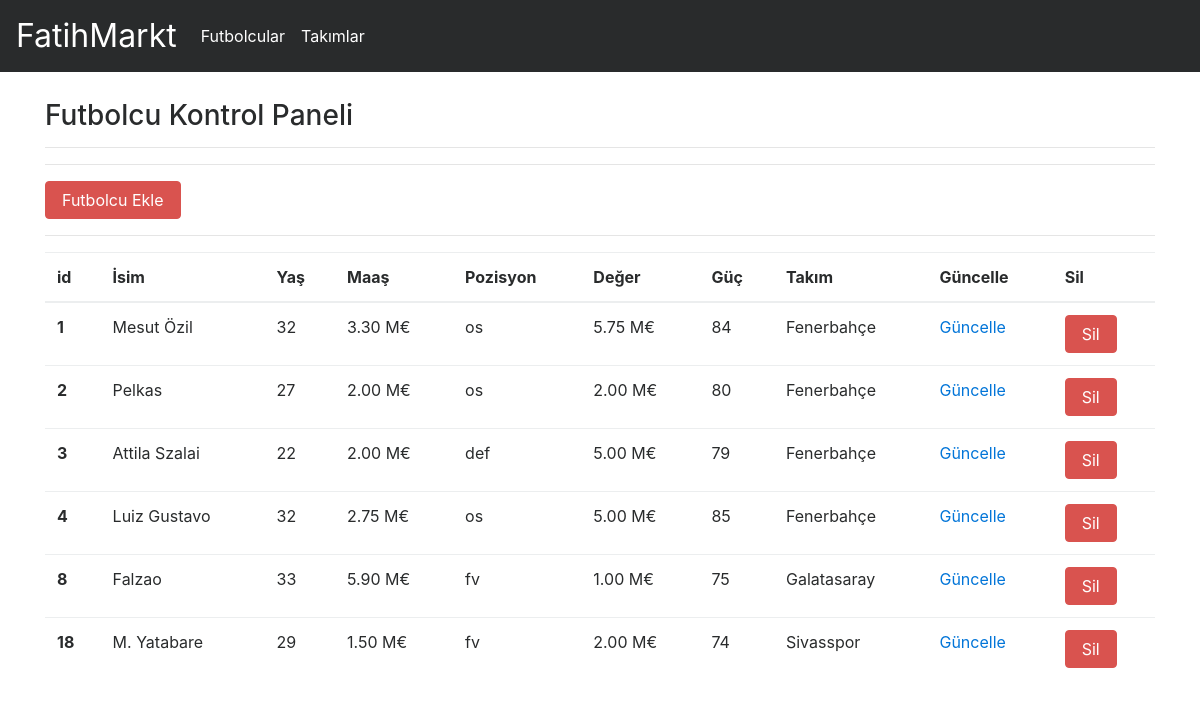
The app's page /footballers/footballerdashboard/ with its own data.
### footballer/models.py (models this page shows, shortened)
class Footballer(models.Model):
    name = models.CharField(max_length=50, verbose_name="Oyuncu Adı")
    age = models.IntegerField(verbose_name="Oyuncu Yaşı",
                              validators=[MinValueValidator(15), MaxValueValidator(50)], default=17)
    overall = models.IntegerField(verbose_name="Oyuncunun Gücü(40-99)",
                                  validators=[MinValueValidator(40), MaxValueValidator(99)], default=70)
    class Position(models.TextChoices):
        forvet = "fv",
        ortaSaha = "os",
        defans = "def",
        kaleci = "kl"
    team = models.ManyToManyField(FootballTeam, verbose_name="Takım", blank=True)
    position = models.CharField(choices=Position.choices, default=Position.forvet, max_length=10)
    salary = models.DecimalField(verbose_name="Oyuncunun Maaşı",
                                 validators=[MinValueValidator(0)], decimal_places=2, max_digits=10)
    marketValue = models.DecimalField(verbose_name="Oyuncunun değeri",
                                      validators=[MinValueValidator(0)], decimal_places=2, max_digits=10)

### footballteam/models.py (models this page shows)
class FootballTeam(models.Model):
    name = models.CharField(max_length=50, verbose_name="Takım Adı")
    squad = []
    teamPower = 0
    squadValue = 0
    numOfTeamMembers = 0
    def __str__(self):
        myStr = self.name
        return myStr

### footballer/views.py (the view)
# urls.py: path('footballerdashboard/', views.footballerDashboard, name = "footballerdashboard"),
def footballerDashboard(request):
    footballers = Footballer.objects.filter()
    print(footballers[0].team)
    context = {"footballers": footballers}
    return render(request, "footballerdashboard.html", context=context)

### templates/footballerdashboard.html
{% extends "layout.html" %}
{% block body %}
    <h3>Futbolcu Kontrol Paneli</h3>
    <hr>
    <hr>
    <a class="btn btn-danger" href="{% url "addfootballer" %}">Futbolcu Ekle</a>
    <hr>
    {% if footballers %}
        <table class="table">
            <thead class="thead-dark">
            <tr>
                <th scope="col">id</th>
                <th scope="col">İsim</th>
                <th scope="col">Yaş</th>
                <th scope="col">Maaş</th>
                <th scope="col">Pozisyon</th>
                <th scope="col">Değer</th>
                <th scope="col">Güç</th>
                <th scope="col">Takım</th>
                <th scope="col">Güncelle</th>
                <th scope="col">Sil</th>
            </tr>
            </thead>
            <tbody>
            {% for footballer in footballers %}
                <tr>
                    <th scope="row">{{ footballer.id }}</th>
                    <td>{{ footballer.name }}</td>
                    <td>{{ footballer.age }}</td>
                    <td>{{ footballer.salary }} M€</td>
                    <td>{{ footballer.position }}</td>
                    <td>{{ footballer.marketValue }} M€</td>
                    <td>{{ footballer.overall }}</td>
                    <td>{{ footballer.team.all.first }}</td>
                    <td><a href="{% url "updatefootballer" footballer.id %}" class="button">Güncelle</a></td>
                    <td><a href="{%  url "deletefootballer" footballer.id %}" class="btn btn-danger">Sil</a></td>
                </tr>
            {% endfor %}
            </tbody>
        </table>
    {% else %}
        <div class="alert alert-danger">
            Sistemde henüz bir futbolcu bulunmuyor..
        </div>
    {% endif %}
{% endblock body %}

### templates/layout.html (shortened to what this page needs)
<!doctype html>
{% load static %}
<html lang="en">
<head>
    <link rel="stylesheet" href="{% static "css/bootstrap.min.css" %}">
</head>
<body>
{% include "includes/navbar.html" %}
<div style="margin-top: 100px" class="container">
    {% block body %}
    {% endblock body %}
</div>
</body>
</html>

### templates/includes/navbar.html (shortened to what this page needs)
<nav class="navbar navbar-toggleable-md navbar-inverse fixed-top bg-inverse">
    <a class="navbar-brand" href="{% url "homepage" %}" style="font-size: 200%;">FatihMarkt</a>
    <div class="collapse navbar-collapse" id="navbarCollapse">
        <ul class="navbar-nav mr-auto">
            <li class="nav-item active">
                <a class="nav-link" href="{% url "footballerdashboard" %}">Futbolcular </a>
            </li>
            <li class="nav-item active">
                <a class="nav-link" href="{% url "teamdashboard" %}">Takımlar </a>
            </li>
        </ul>
    </div>
</nav>

### records on screen
Footballer: id "1", name "Mesut Özil", age "32", salary "3.30", position "os", marketValue "5.75", overall "84", team.all.first "Fenerbahçe"
Footballer: id "2", name "Pelkas", age "27", salary "2.00", position "os", marketValue "2.00", overall "80", team.all.first "Fenerbahçe"
Footballer: id "3", name "Attila Szalai", age "22", salary "2.00", position "def", marketValue "5.00", overall "79", team.all.first "Fenerbahçe"
Footballer: id "4", name "Luiz Gustavo", age "32", salary "2.75", position "os", marketValue "5.00", overall "85", team.all.first "Fenerbahçe"
Footballer: id "8", name "Falzao", age "33", salary "5.90", position "fv", marketValue "1.00", overall "75", team.all.first "Galatasaray"
Footballer: id "18", name "M. Yatabare", age "29", salary "1.50", position "fv", marketValue "2.00", overall "74", team.all.first "Sivasspor"
